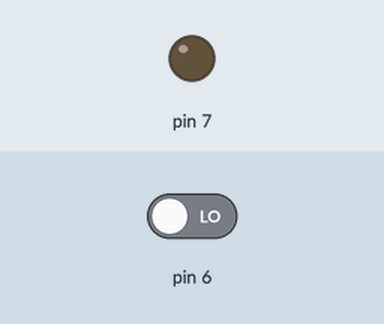
Bench run of a sketch on a simulated Arduino Uno, built with avr-gcc and run on an emulated ATmega328P. On the bench: output pins drawn as LEDs (lit = HIGH). The test bench sets the inputs (shaded band); at power-on: pin 6 LOW.

Above: at 1.2 s.
1.3 s: pin 6 driven HIGH
At 2.4 s:
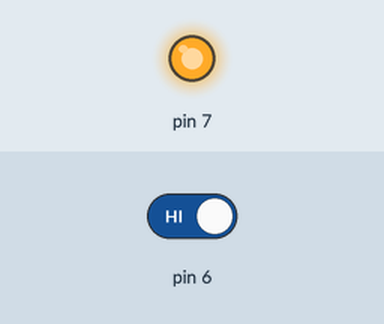
2.8 s: pin 6 driven LOW
At 3.5 s:
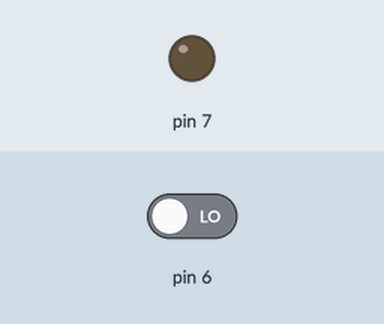
Timing chart, 0 to 5.8 s (numbered marks = the images above; inputs shaded):
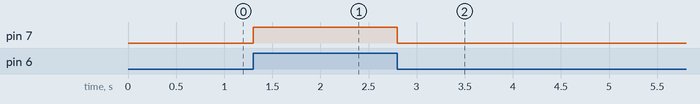

The sketch:

Lab2.ino
```cpp
void setup ()
{
pinMode (7, OUTPUT);
pinMode (6, INPUT);
}
void loop ()
{
if (digitalRead (6) == HIGH)
digitalWrite(7, HIGH);
else
digitalWrite(7, LOW);
}
```

Measured:
- after the input at 1.3 s, pin 7: LOW → HIGH at once
- after the input at 2.8 s, pin 7: HIGH → LOW at once
